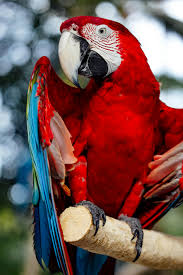
#> input picture week1/images (1).jpg, 183 x 275 px, found by its file name
$ jupyter execute image_processing_assignment.ipynb
#> lines starting #> are read from the running program, lines starting #| are printed output that depends on the picture
# Image Reading and Processing Assignment
This notebook demonstrates how to read and process images using PIL, NumPy, Matplotlib, scikit-image, and OpenCV.

##  Using PIL (Pillow)

[cell 1]
from PIL import Image

img = Image.open("C:/Users/sudob/OneDrive/Desktop/week1/images (1).jpg")
#> img is the input picture: PIL image 183x275 RGB; mean R, G, B 120.3, 81.3, 79.3

print('Image type:', type(img))
#| Image type: <class 'PIL.JpegImagePlugin.JpegImageFile'>
print('Image size:', img.size)
#| Image size: (183, 275)
print('Image mode:', img.mode)
#| Image mode: RGB

img

## Convert PIL Image to NumPy Array

[cell 2]
import numpy as np

img_array = np.array(img)

print('Array shape:', img_array.shape)
#| Array shape: (275, 183, 3)
print('Data type:', img_array.dtype)
#| Data type: uint8

##  Read Image Using Matplotlib

[cell 3]
import matplotlib.image as mpimg
import matplotlib.pyplot as plt

img2 = mpimg.imread("C:/Users/sudob/OneDrive/Desktop/week1/bear.jpg")
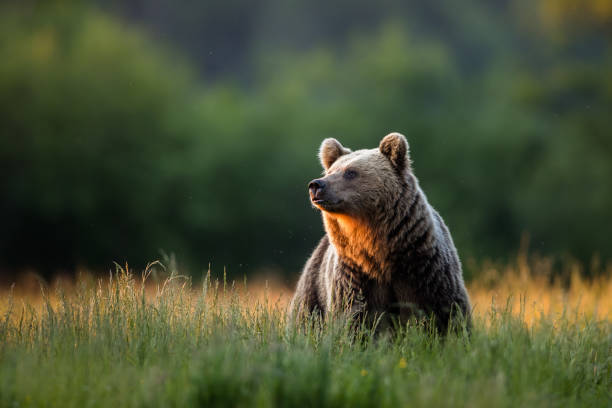
#> input picture week1/bear.jpg, 612 x 408 px, found by its file name
#> img2 is the input picture: shape (408, 612, 3); mean R, G, B 71.3, 79.1, 52

print('Image shape:', img2.shape)
#| Image shape: (408, 612, 3)

plt.imshow(img2)
plt.axis('off')
plt.show()

### Concept Answer
Matplotlib treats images as NumPy arrays because images consist of pixel values arranged in a grid. NumPy arrays efficiently store and manipulate numerical data, which makes them suitable for image processing.

##  Using scikit-image

[cell 4]
from skimage import io, img_as_float

img3 = io.imread("C:/Users/sudob/OneDrive/Desktop/week1/bear.jpg")
img_float = img_as_float(img3)

print('Min pixel value:', img_float.min())
#| Min pixel value: 0.0
print('Max pixel value:', img_float.max())
#| Max pixel value: 1.0

plt.imshow(img_float)
plt.axis('off')
plt.show()

### Explanation
`astype(float)` only changes the data type but does not scale pixel values. `img_as_float` converts the image and scales pixel values to the range 0–1, which is more appropriate for image processing tasks.

##  Using OpenCV

[cell 5]
import cv2

gray = cv2.imread("C:/Users/sudob/OneDrive/Desktop/week1/images (1).jpg", 0)
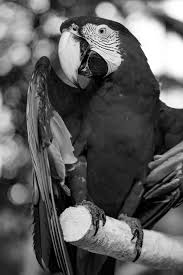
#> gray: shape (275, 183); min 0, max 255, mean 92.4
color = cv2.imread("C:/Users/sudob/OneDrive/Desktop/week1/images (1).jpg")

rgb = cv2.cvtColor(color, cv2.COLOR_BGR2RGB)

plt.imshow(rgb)
plt.axis('off')
plt.show()

##  Edge Detection

[cell 6]
edges = cv2.Canny(gray, 100, 200)
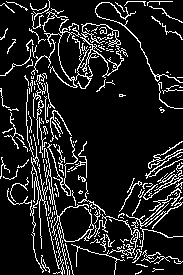
#> edges: shape (275, 183); 12.7% white in thin lines or dots

plt.imshow(edges, cmap='gray')
plt.axis('off')
plt.show()
